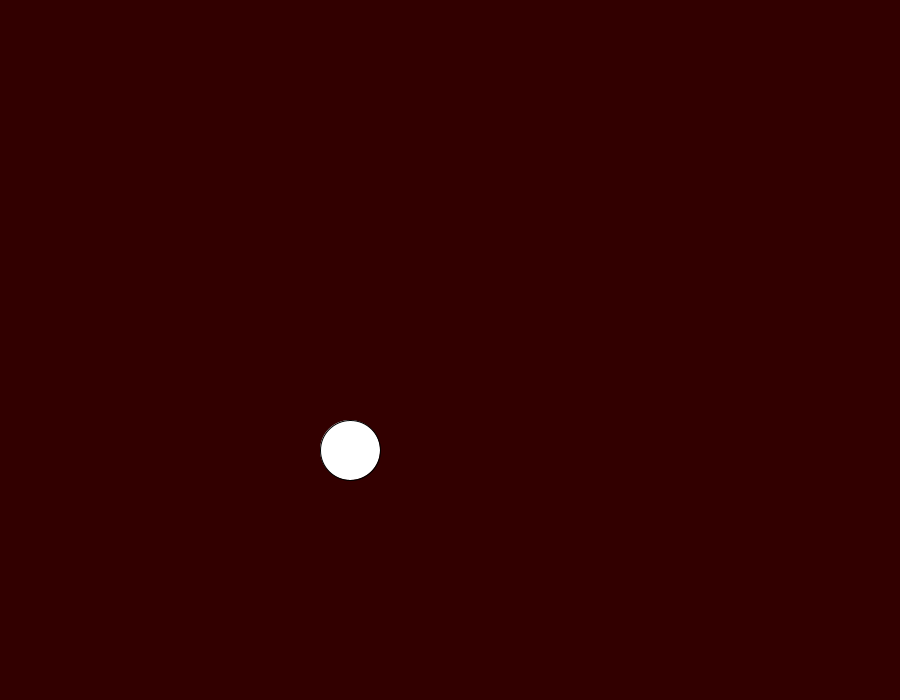
Frame 1 (no input)
Frame 60 (the mouse pressed at the canvas centre just before this capture): identical to frame 1, image omitted
Frame 120 (the mouse held since frame 60 and released just before this capture): identical to frame 1, image omitted

The Processing sketch that drew this single still picture (run headless with seeded random() and noise(); from frame 60 on, the mouse is pressed at the canvas centre):

// Processing sketch: sketch_150503a
// ── sketch_150503a.pde
boolean display = false;
int d = 50;
void setup(){
 size(900,700);
  
  
  
}
void draw(){
  background(d,0,0);
  if(keyPressed){
    d+=50;
  }
  fill(255, 255, 255);
  ellipse(a,b,60,60);
  fill(0, 0, 0);
  if(display){ 
   textSize(30);
   text(num,a-10,b+10);
  if(mousePressed){
   num=0; 
  }
  }
  
  
}
int a = 350;
int b = 450;
int num = 0;
void keyPressed(){
  if(keyCode==LEFT){
   a-=10; 
  }
  if(keyCode==RIGHT){
   a+=10; 
  }
  if(keyCode==UP){
   b-=10; 
  }
  if(keyCode==DOWN){
   b+=10; 
  }
  if(key=='1'){
   num++;
  }
  if(key=='2'){
   num+=2;
  }
  if(key=='3'){
   num+=3;
  }
  if(key=='4'){
   num+=4;
  }
  if(key=='5'){
   num+=5;
  }
  if(key=='6'){
   num+=6;
  }
  if(key=='7'){
   num+=7;
  }
  if(key=='8'){
   num+=8;
  }
  if(key=='9'){
   num+=9;
  }
  if(keyCode==ENTER){
   display = true;
  }
  
  
  
}
